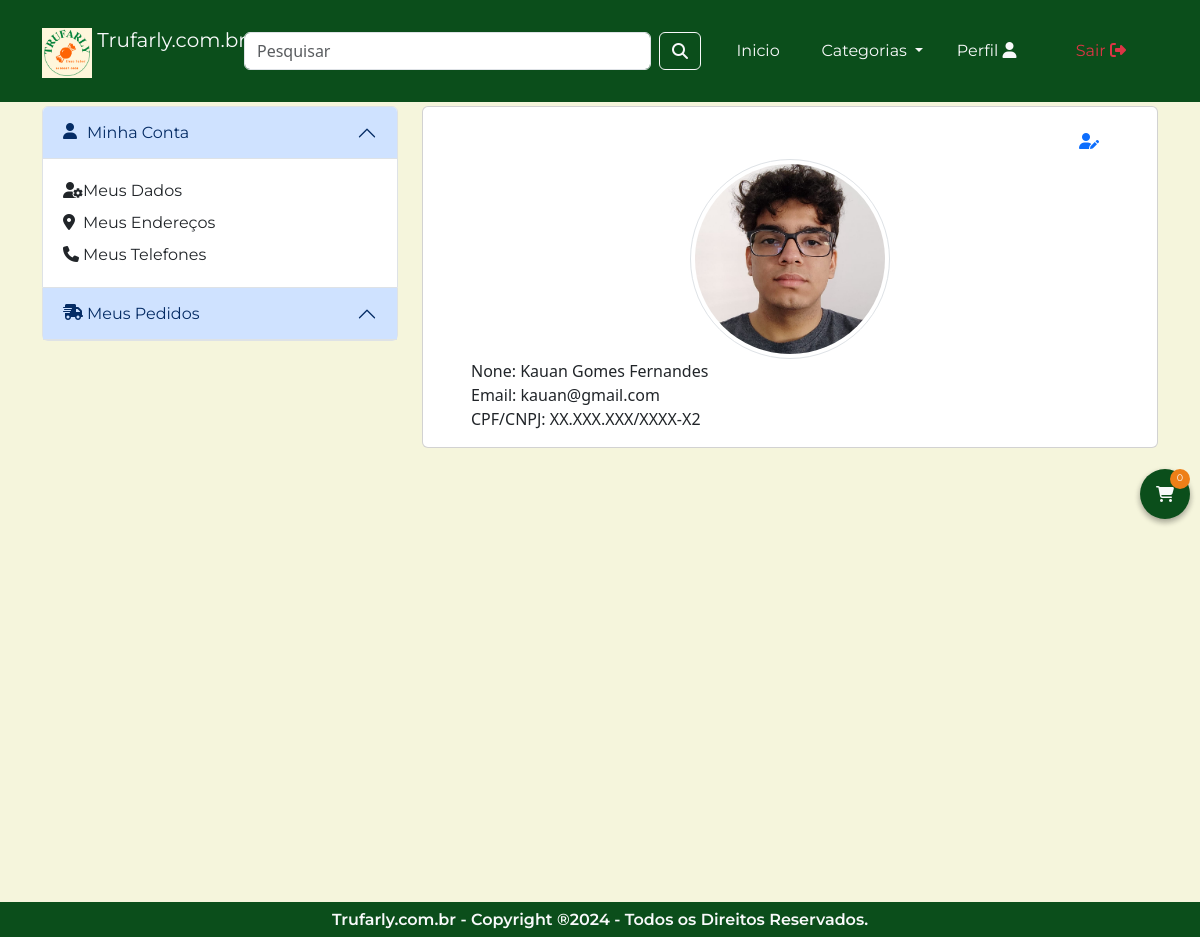
Screenshot of /minha_conta (signed in) with the database file from the repository.
### tables this page shows
CREATE TABLE usuarios(
	id_usuario INT NOT NULL AUTO_INCREMENT PRIMARY KEY,
	img_perfil VARCHAR(40) DEFAULT NULL,
	nome VARCHAR(40) NOT NULL,
	sexo ENUM("M", "F", "O"),
	datan DATE,
	cpf_cnpj VARCHAR(20) UNIQUE,
	email VARCHAR(100) UNIQUE NOT NULL,
	PASSWORD VARCHAR(128) NOT NULL,
  
	id_tipo_usuario INT NOT NULL DEFAULT 2,
	FOREIGN KEY (id_tipo_usuario) REFERENCES tipos_usuarios (id_tipo_usuario),
  
	id_status_usuario INT NOT NULL DEFAULT 1,
	FOREIGN KEY (id_status_usuario) REFERENCES status_usuarios (id_status_usuario)
);

### controllers/usuarioController.class.php (called while the page is built, shortened)
<?php
    class usuarioController{
        public function __construct(
            private $conexao = null,
            private $categorias = null
        ){
            $this->conexao = Conexao::getInstancia();
        }
        public function minha_conta(){
            if($_SESSION['email'] != null){
                $usuario = new Usuario(idusuario:$_SESSION['id_usuario'], email:$_SESSION['email']);
                $usuarioDAO = new UsuarioDAO($this->conexao);
                $perfilUsuario = $usuarioDAO->bucarPerfilUsuario($usuario);
            }
            require_once "views/minha_conta.php";
        }
    }
?>

### route.class.php (called while the page is built, shortened)
<?php
    class rotas
    {
        private array $rotas = [];
        public function get(string $caminho, array $dados)
        {
            $this->rotas['GET'][$caminho] = $dados;
        }
        public function post(string $caminho, array $dados)
        {
            $this->rotas['POST'][$caminho] = $dados;
        }
        public function instancia_rota(string $metodo, string $url)
        {
            if(isset($this->rotas[$metodo][$url]))
            {
                $dados_rota = $this->rotas[$metodo][$url];
                $classe = new $dados_rota[0];
                $metodo = $dados_rota[1];
                return $classe->$metodo();
            }
            exit("Rota Inválida");
        }
    }
?>

### index.php (called while the page is built, shortened)
<?php
    require_once "route.class.php";
    $uri = parse_url($_SERVER['REQUEST_URI'])['path'];
    $uri = substr($uri, strpos($uri,'/', 1));
    $router->instancia_rota($_SERVER['REQUEST_METHOD'], $uri);
?>

### models/conexao.class.php (called while the page is built, shortened)
<?php
    class Conexao{
        private static $db;
        public static function getInstancia(){
            if(empty(self::$db)){
                try {
                    $host = 'localhost';
                    $dbname = 'trufarly';
                    $dsn = "mysql:host={$host};dbname={$dbname};charset=utf8mb4";
                    $usuario = 'root';
                    $senha = '';
                    self::$db = new PDO($dsn, $usuario, $senha);
                } catch (PDOException $e) {
                    echo "Erro na conexãor: {$e->getCode()}<br>Mensagem: {$e->getMessage()}";
                    die();
                }
            }
            return self::$db;
        }
    }
?>

### models/usuarioDAO.class.php (called while the page is built, shortened)
<?php
    class UsuarioDAO{
        public function bucarPerfilUsuario($usuario){
            $sql = "
                    SELECT nome, email, img_perfil, nome, sexo, datan, cpf_cnpj
                    from usuarios
                    where email = ?
                ";
            try {
                $stm = $this->db->prepare($sql);
                $stm->bindValue(1, $usuario->getEmail());
                $stm->execute();
                $this->db = null;
                return $stm->Fetch(PDO::FETCH_OBJ);
            } catch (PDOException $e) {
                echo "Erro, Message: {$e->getMessage()}\n Code:{$e->getCode()}";
            }
        }
    }
?>

### models/usuario.class.php (called while the page is built, shortened)
<?php
    class Usuario{
        public function getEmail(){
            return $this->email;
        }
    }
?>

### views/minha_conta.php (the view, shortened to what this page needs)
<!DOCTYPE html>
<html lang="pt-br">
<head>
    <link href="https://cdn.jsdelivr.net/npm/bootstrap@5.3.3/dist/css/bootstrap.min.css" rel="stylesheet">
    <link rel="stylesheet" href="http://localhost/Trufarly.com.br/views/css/style.css">
    <link rel="stylesheet" href="http://localhost/Trufarly.com.br/views/css/perfil.css">
</head>
<body>
    <?php require_once "header.php"; ?>
    <div id="container" class="container py-1">
        <div class="row row-sm-reverse">
            <div class="col-lg-4">
                <div class="accordion" id="accordionExample">
                    <div class="accordion-item">
                        <h2 class="accordion-header">
                            <button class="accordion-button" type="button" data-bs-toggle="collapse" data-bs-target="#collapseOne" aria-expanded="false" aria-controls="collapseOne">
                                <i class="fa-solid fa-user pe-4 icon_menu_minha_conta"></i> Minha Conta
                            </button>
                        </h2>
                        <div id="collapseOne" class="accordion-collapse collapse show" data-bs-parent="#accordionExample">
                            <div class="accordion-body">
                                <ul class="navbar-nav col col-sm-12 col-lg-8 col-xl-6 mb-lg-0 justify-content-end">
                                    <li class="nav-item px-sm-0 py-md-1 w-100 d-md-flex justify-content-lg-start align-items-md-center w-100">
                                        <a class="nav-link" aria-current="" href="">
                                            <i class="fa-solid fa-user-gear pe-3 icon_menu_minha_conta"></i>Meus Dados
                                        </a>
                                    </li>
                                    <li class="nav-item px-sm-0 py-md-1 w-100 d-md-flex justify-content-lg-start align-items-md-center w-100">
                                        <a class="nav-link" aria-current="" href="http://localhost/Trufarly.com.br/meus_enderecos">
                                            <i class="fa-solid fa-location-dot pe-3 icon_menu_minha_conta"></i>Meus Endereços
                                        </a>
                                    </li>
                                    <li class="nav-item px-sm-0 py-md-1 w-100 d-md-flex justify-content-lg-start align-items-md-center w-100">
                                        <a class="nav-link" aria-current="" href="">
                                            <i class="fa-solid fa-phone pe-3 icon_menu_minha_conta"></i>Meus Telefones
                                        </a>
                                    </li>
                                </ul>
                            </div>
                        </div>
                    </div>
                    <div class="accordion-item">
                        <h2 class="accordion-header">
                            <button class="accordion-button" type="button" data-bs-toggle="collapse" data-bs-target="#collapseOne" aria-expanded="false" aria-controls="collapseOne">
                                <i class="fa-solid fa-truck-fast pe-4 icon_menu_minha_conta"></i> Meus Pedidos
                            </button>
                        </h2>
                    </div>
                </div>
            </div>
            <div class="col-lg-8">
                <div class="card py-3">
                    <div class="d-flex justify-content-end align-itens-center px-5">
                        <a href="http://localhost/Trufarly.com.br/alterar_perfil">
                            <i class="fa-solid fa-user-pen icon_alterar_dados_perfil"></i>
                        </a>
                    </div>
                    <div class="d-flex justify-content-center align-itens-center px-5">
                        <img class="img-thumbnail mx-auto img-perfil" src="http://localhost/Trufarly.com.br/storage/usuario/<?php echo $perfilUsuario->img_perfil ?>" alt="" srcset="">
                    </div>
                    <div id="dados_usuario" class="px-5">
                        <div id="nome">
                            None: <?php echo $perfilUsuario->nome ?>
                        </div>
                        <div>
                            Email: <?php echo $perfilUsuario->email ?>
                        </div>
                        <div>
                            CPF/CNPJ: <?php echo $perfilUsuario->cpf_cnpj ?>
                        </div>
                    </div>
                </div>
            </div>
        </div>
    </div>
    <?php require_once "carrinho_icon.php"; ?>
    <?php require_once "footer.php"; ?>
</body>
</html>

### views/css/style.css (style rules this page uses)
:root { --cor-primaria: #0b4e1b; --cor-secundaria: #f5f5dc; --cor-terciaria: #ee7f18; --cor-texto: #212121; --cor-fundo: #F4F4F4; --cor-bg-primaria: #0b4e1b; --cor-bg-secundaria: #f5f5dc; --cor-bg-terciaria: #ee7f18; --cor-bg-texto: #212121; --cor-bg-fundo: #F4F4F4; }
h1, h2, h3, h4, h5, h6, a { margin: 0px !important; padding: 0px !important; font-size: 20px; font-family: sans-serif; font-family: 'Montserrat' !important; font-weight: 600 !important; text-decoration: none !important; }
a { font-weight: 400 !important; }
* { margin: 0px; padding: 0px; box-sizing: border-box !important; list-style: none !important; }
a { font-size: 1em; }
body { padding: 0px 0px; min-height: 100vh; background: var(--cor-bg-secundaria) !important; overflow-x: hidden; }
#container { min-height: 100vh !important; }
.w-100 { width: 100% !important; }

### views/css/perfil.css (style rules this page uses)
.img-perfil { width: 200px; height: 200px; border-radius: 100% !important; }
.icon_menu_minha_conta { width: 20px; height: 20px; }
.icon_alterar_dados_perfil { min-width: 20px; min-height: 20px; padding: 10px; }

### rows the page displays
usuarios: img_perfil (picture), nome "Kauan Gomes Fernandes", email "kauan@gmail.com", cpf_cnpj "XX.XXX.XXX/XXXX-X2"

### other values shown
$_ENV['nome_site'] "Trufarly.com.br"
